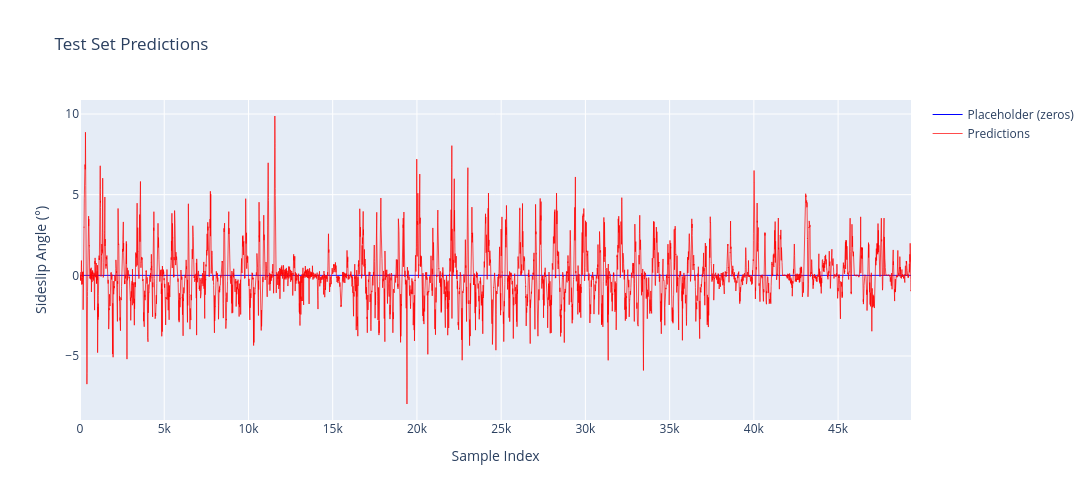
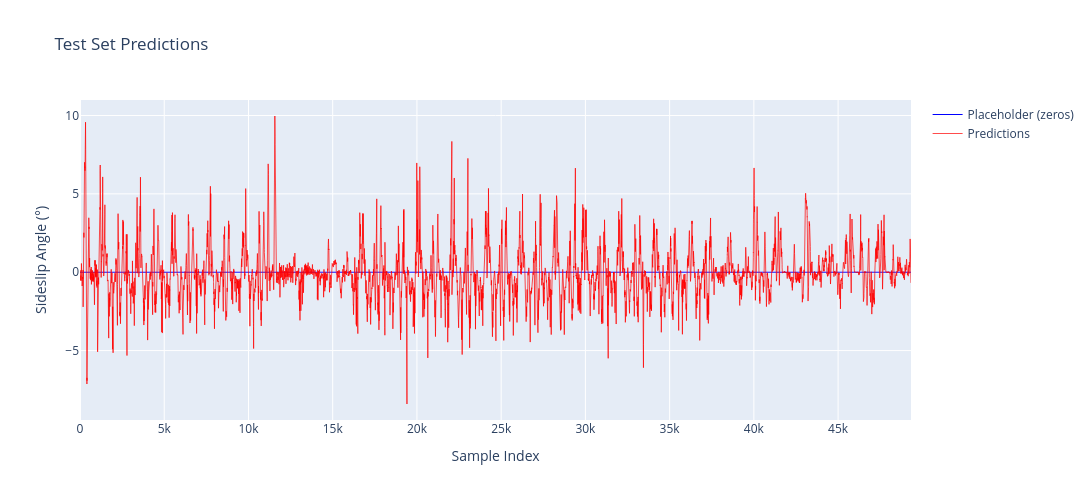

Here is the notebook cell these charts were saved with, in order:
### Code cell
test_ground_truths = []
with torch.no_grad():
    for x, y in test_dataloader:
        test_ground_truths.append(y.numpy())
test_ground_truths = np.concatenate(test_ground_truths)

fig = go.Figure()
fig.add_trace(go.Scatter(y=test_ground_truths, mode='lines', name='Placeholder (zeros)', 
                         line=dict(color='blue', width=1)))
fig.add_trace(go.Scatter(y=test_preds.flatten(), mode='lines', name='Predictions', 
                         line=dict(color='red', width=1), opacity=0.7))
fig.update_layout(
    title='Test Set Predictions',
    xaxis_title='Sample Index',
    yaxis_title='Sideslip Angle (°)',
    width=CONFIG['PLOTLY_WIDTH'],
    height=CONFIG['PLOTLY_HEIGHT']
)
fig.show()

### Figure 1 — Plotly figure (JSON) as saved in the notebook; plotly's stock layout.template omitted (floating-point values rounded to 4 significant figures; data arrays with more than 128 entries replaced by an {"elided": "..."} marker saying what was removed)
{"data": [{"line": {"color": "blue", "width": 1}, "mode": "lines", "name": "Placeholder (zeros)", "type": "scatter", "y": {"elided": "49328 float values"}}, {"line": {"color": "red", "width": 1}, "mode": "lines", "name": "Predictions", "opacity": 0.7, "type": "scatter", "y": {"elided": "49328 float values"}}], "layout": {"height": 500, "title": {"text": "Test Set Predictions"}, "width": 1200, "xaxis": {"title": {"text": "Sample Index"}}, "yaxis": {"title": {"text": "Sideslip Angle (°)"}}}}

### Figure 2 — Plotly figure (JSON) as saved in the notebook; plotly's stock layout.template omitted (floating-point values rounded to 4 significant figures; data arrays with more than 128 entries replaced by an {"elided": "..."} marker saying what was removed)
{"data": [{"line": {"color": "blue", "width": 1}, "mode": "lines", "name": "Placeholder (zeros)", "type": "scatter", "y": {"elided": "49328 float values"}}, {"line": {"color": "red", "width": 1}, "mode": "lines", "name": "Predictions", "opacity": 0.7, "type": "scatter", "y": {"elided": "49328 float values"}}], "layout": {"height": 500, "title": {"text": "Test Set Predictions"}, "width": 1200, "xaxis": {"title": {"text": "Sample Index"}}, "yaxis": {"title": {"text": "Sideslip Angle (°)"}}}}
